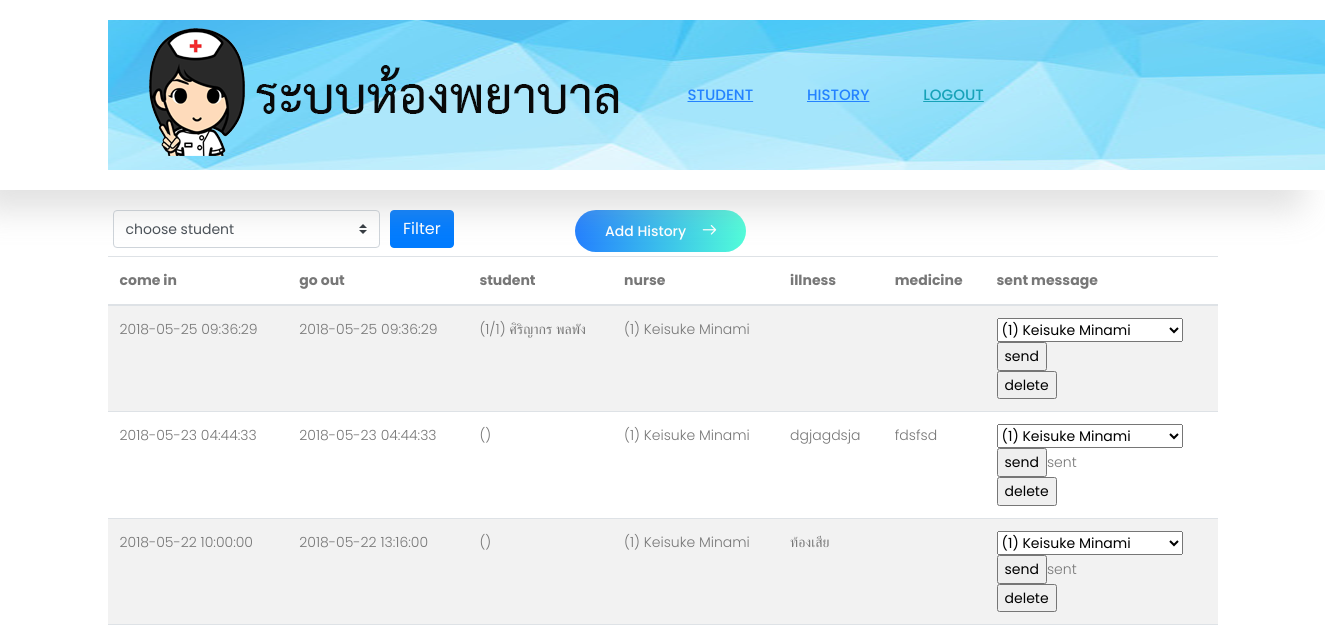
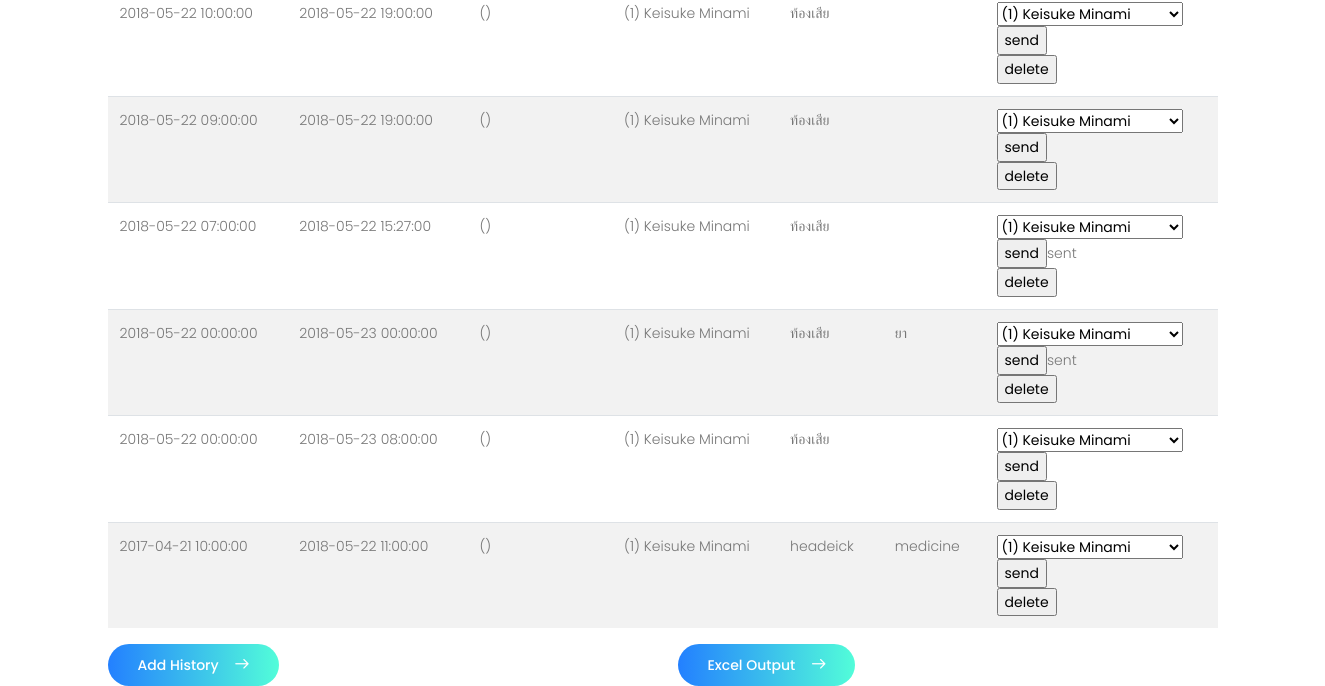
The page /admin_history_list.php on the database as committed earlier (2 pictures, top to bottom).
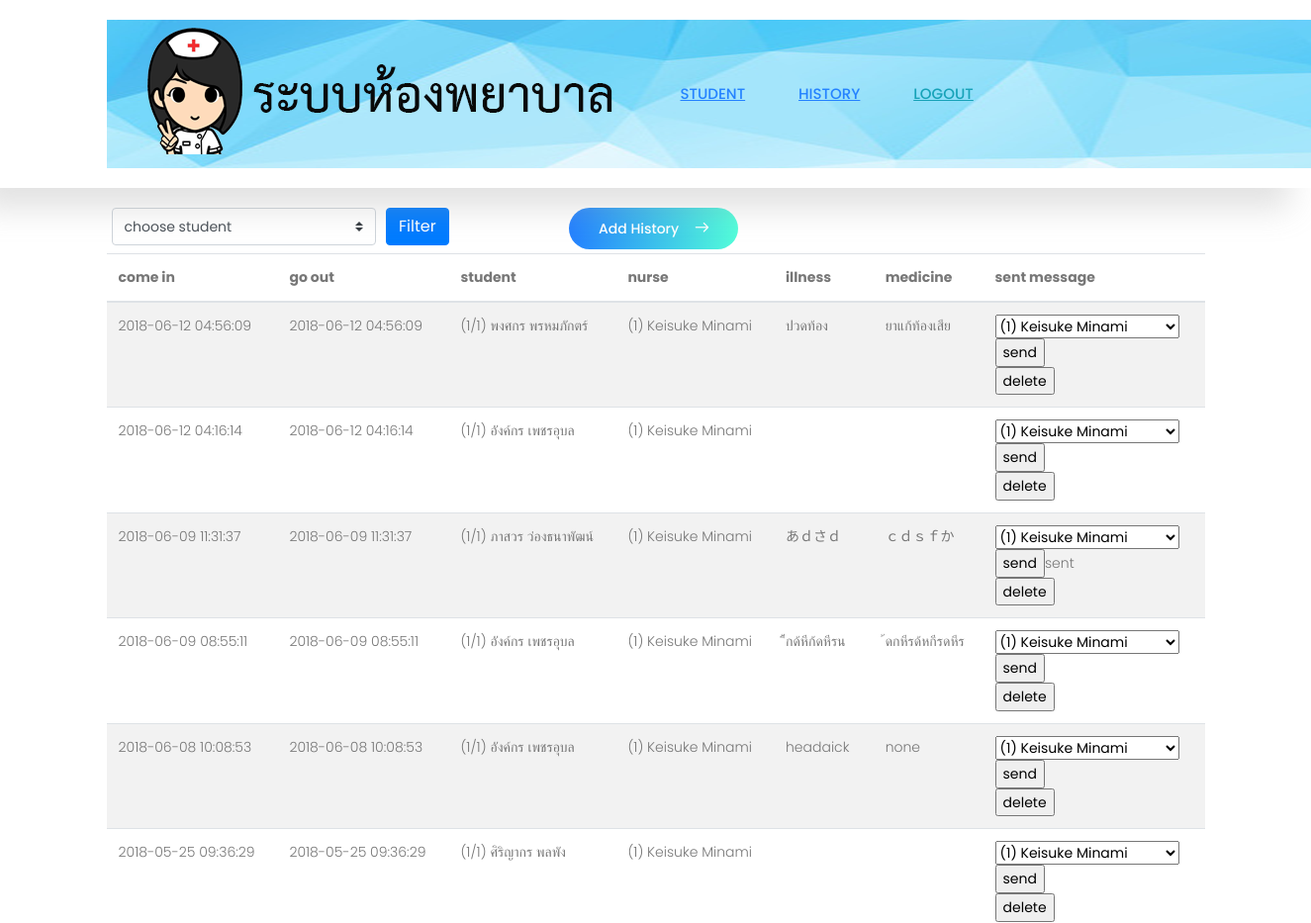
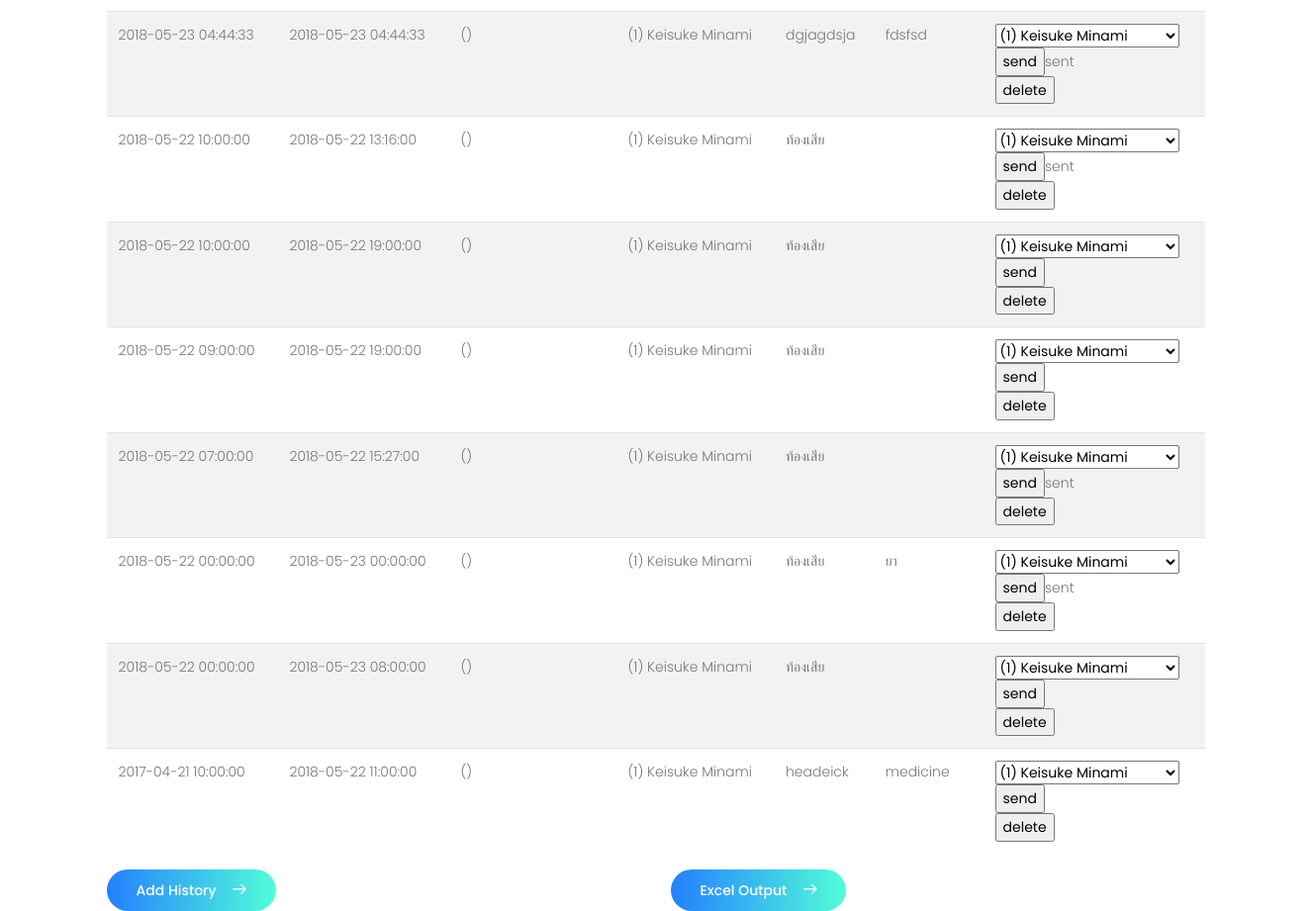
The same page on the database as committed later (2 pictures, top to bottom).
### tables this page shows
CREATE TABLE `illness_historys` (
  `id` int(11) NOT NULL,
  `student_id` int(11) NOT NULL,
  `nurse_id` int(11) NOT NULL,
  `datetime_come_in` datetime NOT NULL,
  `datetime_go_out` datetime NOT NULL,
  `illness_name` varchar(255) NOT NULL,
  `medicine` varchar(255) NOT NULL,
  `is_sent_message` tinyint(4) NOT NULL,
  `created_at` datetime NOT NULL DEFAULT CURRENT_TIMESTAMP,
  `updated_at` datetime NOT NULL DEFAULT CURRENT_TIMESTAMP
);

CREATE TABLE `students` (
  `id` int(11) NOT NULL,
  `first_name` varchar(255) NOT NULL,
  `last_name` varchar(255) NOT NULL,
  `class_name` varchar(255) NOT NULL,
  `student_number` varchar(100) NOT NULL,
  `sex` tinyint(1) NOT NULL,
  `birthday` date NOT NULL,
  `blood_type` varchar(100) NOT NULL,
  `height` decimal(10,0) NOT NULL,
  `weight` decimal(10,0) NOT NULL
);

CREATE TABLE `nurses` (
  `id` int(11) NOT NULL,
  `login_key` varchar(255) NOT NULL,
  `password` varchar(255) NOT NULL,
  `first_name` varchar(255) NOT NULL,
  `last_name` varchar(255) NOT NULL
);

### admin_history_list.php (the view, shortened to what this page needs)
<?php
include_once "lib/lib.php";
$student_id     = $_GET['student_id'];
$query = <<< EOM
SELECT * FROM teachers ORDER BY id
EOM;
$teachers = array();
if ($result = $mysqli->query($query)) {
	while ($row = $result->fetch_assoc()) {
		$teachers[$row["id"]] = $row["first_name"] . " " . $row["last_name"];
	}
}
?>
<!DOCTYPE html>
<html>
  <head>
    <link rel="stylesheet" href="css/linearicons.css">
    <link rel="stylesheet" href="css/font-awesome.min.css">
    <link rel="stylesheet" href="https://stackpath.bootstrapcdn.com/bootstrap/4.1.1/css/bootstrap.min.css">
    <link rel="stylesheet" href="css/main.css">
  </head>
<body>
  <header class="default-header">
    <div class="container">
      <div class="header-wrap">
        <div class="header-top d-flex justify-content-between align-items-center" style="background-image: url(images/banner_nurse.png); width:1270px; height: 150px; ">
          <div class="container">
            <div class="row">
              <div class="col-5"></div>
              <div class="col-7">
                <nav class="">
                  <a href="admin_user_list.php" >Student</a>
                  <a href="admin_history_list.php" >History</a>
                  <a href="index.php" class="logout">Logout</a>
                </nav>
              </div>
            </div>
          </div>
        </div>
      </div>
    </div>
  </header>
  <main role="main" style="padding-top: 210px;">
    <div class="container">
      <form action="admin_history_list.php" method="GET">
        <div class="form-row mx-auto">
          <div class="col-3">
            <select class="custom-select" name="student_id" id="select_student_id">
              <option>choose student</option>
            </select>
          </div>
          <div class="col-2">
            <button type="submit" class="btn btn-primary mb-2">Filter</button>
          </div>
          <div class="col-7">
            <a href="admin_history_add.php?student_id=<?php echo $student_id; ?>" role="button" class="nw-btn primary-btn">Add History<span class="lnr lnr-arrow-right"></span></a>
          </div>
        </div>
      </form>
      <table class="table table-striped">
        <thead>
          <tr>
            <th>come in</th>
            <th>go out</th>
            <th>student</th>
            <th>nurse</th>
            <th>illness</th>
            <th>medicine</th>
            <th>sent message</th>
          </tr>
        </thead>
        <tbody>
<?php
if($student_id > 0){
  $where = " WHERE s.id = $student_id";
} else {
  $where = "";
}
$query = <<< EOM
SELECT ih.id, ih.datetime_come_in, ih.datetime_go_out, ih.illness_name, ih.medicine, ih.is_sent_message,
       s.id AS s_id, s.class_name AS s_class_room, s.student_number AS s_number, s.first_name, s.last_name,
       n.id AS n_id, n.first_name AS nf_name, n.last_name AS nl_name
  FROM illness_historys AS ih
  LEFT OUTER JOIN students AS s ON ih.student_id = s.id
  LEFT OUTER JOIN nurses AS n ON ih.nurse_id = n.id
$where
 ORDER BY ih.datetime_come_in DESC, ih.id
EOM;
if ($result = $mysqli->query($query)) {
	while ($row = $result->fetch_assoc()) {
?>
          <tr>
            <td><?php echo($row["datetime_come_in"]); ?></td>
            <td><?php echo($row["datetime_go_out"]); ?></td>
            <td>(<?php echo($row["s_class_room"]); ?>) <?php echo($row["first_name"]); ?> <?php echo($row["last_name"]); ?></td>
            <td>(<?php echo($row["n_id"]); ?>) <?php echo($row["nf_name"]); ?> <?php echo($row["nl_name"]); ?></td>
            <td><?php echo($row["illness_name"]); ?></td>
            <td><?php echo($row["medicine"]); ?></td>
            <td>
            <form action="admin_history_send_line.php" method="GET">
              <select name="teacher_id">
<?php
foreach ($teachers as $tid => $tname){
  print '<option value="'.$tid.'">('.$tid.') '.$tname.'</option>';
}
?>
              </select>
              <input type="submit" value="send"><?php if($row["is_sent_message"] == 1){ echo("sent"); } ?><br/>
            </form>
            <form action="admin_history_delete.php" method="GET">
              <input type="submit" value="delete">
            </form>
          </tr>
<?php
	}
}
?>
        </tbody>
      </table>
      <div class="row">
        <div class="col-6">
          <a href="admin_history_add.php?student_id=<?php echo $student_id; ?>" role="button" class="nw-btn primary-btn">Add History<span class="lnr lnr-arrow-right"></span></a>
        </div>
        <div class="col-6">
          <a href="admin_history_list_csv.php?student_id=<?php echo $student_id; ?>" role="button" class="nw-btn primary-btn">Excel Output<span class="lnr lnr-arrow-right"></span></a>
        </div>
      </div>
    </div>
  </main>
</body>
</html>

### css/main.css (style rules this page uses)
body { color: #777777; font-family: "Poppins", sans-serif; font-size: 14px; font-weight: 300; line-height: 1.625em; position: relative; }
select { display: block; }
a { -webkit-transition: all 0.3s ease 0s; -moz-transition: all 0.3s ease 0s; -o-transition: all 0.3s ease 0s; transition: all 0.3s ease 0s; }
a, a:focus, a:hover { text-decoration: none; outline: 0; }
td, th { border-radius: 0px; }
body { position: relative; }
.default-header { padding: 5px 0; position: absolute; top: 0; left: 0; width: 100%; z-index: 9; }
nav { margin-right: 70px; -webkit-transition: all 0.3s ease 0s; -moz-transition: all 0.3s ease 0s; -o-transition: all 0.3s ease 0s; transition: all 0.3s ease 0s; transform-origin: 100% 50%; }
nav a { color: #2482ff; font-size: 15px; font-weight: 500; text-transform: uppercase; margin: 0 25px; display: inline-block; text-decoration: underline; }
nav a.logout { color: #17a2b8; font-size: 15px; font-weight: 500; text-transform: uppercase; margin: 0 25px; display: inline-block; text-decoration: underline; }
.lnr { font-weight: 700; }
.p1-gradient-bg, .primary-btn, .primary-btn:after, .primary-btn2:after, .single-con .content .content-overlay, .footer-social a:hover, .single-footer-widget .bb-btn { background-image: -moz-linear-gradient(0deg, #2380ff 0%, #52fdd9 100%); background-image: -webkit-linear-gradient(0deg, #2380ff 0%, #52fdd9 100%); background-image: -ms-linear-gradient(0deg, #2380ff 0%, #52fdd9 100%); }
.primary-btn { line-height: 42px; padding-left: 30px; padding-right: 60px; border-radius: 25px; border: none; color: #fff; display: inline-block; font-weight: 500; position: relative; -webkit-transition: all 0.3s ease 0s; -moz-transition: all 0.3s ease 0s; -o-transition: all 0.3s ease 0s; transition: all 0.3s ease 0s; cursor: pointer; }
.primary-btn span { color: #fff; position: absolute; top: 50%; transform: translateY(-60%); right: 30px; -webkit-transition: all 0.3s ease 0s; -moz-transition: all 0.3s ease 0s; -o-transition: all 0.3s ease 0s; transition: all 0.3s ease 0s; }
.primary-btn:after { position: absolute; content: ""; width: 100%; height: 100%; top: 0; left: 0; border-radius: 20px; opacity: 0; -webkit-transition: all 0.3s ease 0s; -moz-transition: all 0.3s ease 0s; -o-transition: all 0.3s ease 0s; transition: all 0.3s ease 0s; z-index: 1; }
.default-header { background-color: #fff; padding: 20px 0; width: 100% !important; box-shadow: -21.213px 21.213px 30px 0px rgba(158, 158, 158, 0.3); }

Rows that differ between the two databases and show on the page:
added illness_historys: datetime_come_in "2018-06-12 04:56:09", datetime_go_out "2018-06-12 04:56:09", student.class_name "1/1", student.first_name "พงศกร", student.last_name "พรหมภักตร์", nurse "1", nurse.first_name "Keisuke", nurse.last_name "Minami", illness_name "ปวดท้อง", medicine "ยาแก้ท้องเสีย"
added illness_historys: datetime_come_in "2018-06-12 04:16:14", datetime_go_out "2018-06-12 04:16:14", student.class_name "1/1", student.first_name "อังค์กร", student.last_name "เพชรอุบล", nurse "1", nurse.first_name "Keisuke", nurse.last_name "Minami"
added illness_historys: datetime_come_in "2018-06-09 11:31:37", datetime_go_out "2018-06-09 11:31:37", student.class_name "1/1", student.first_name "ภาสวร", student.last_name "ว่องธนาพัฒน์", nurse "1", nurse.first_name "Keisuke", nurse.last_name "Minami", illness_name "あｄさｄ", medicine "ｃｄｓｆか", is_sent_message "sent"
added illness_historys: datetime_come_in "2018-06-09 08:55:11", datetime_go_out "2018-06-09 08:55:11", student.class_name "1/1", student.first_name "อังค์กร", student.last_name "เพชรอุบล", nurse "1", nurse.first_name "Keisuke", nurse.last_name "Minami", illness_name "้ีกด้หีก้ดหีรน", medicine "้ดกหีรด้หกีรดหีร"
added illness_historys: datetime_come_in "2018-06-08 10:08:53", datetime_go_out "2018-06-08 10:08:53", student.class_name "1/1", student.first_name "อังค์กร", student.last_name "เพชรอุบล", nurse "1", nurse.first_name "Keisuke", nurse.last_name "Minami", illness_name "headaick", medicine "none"
